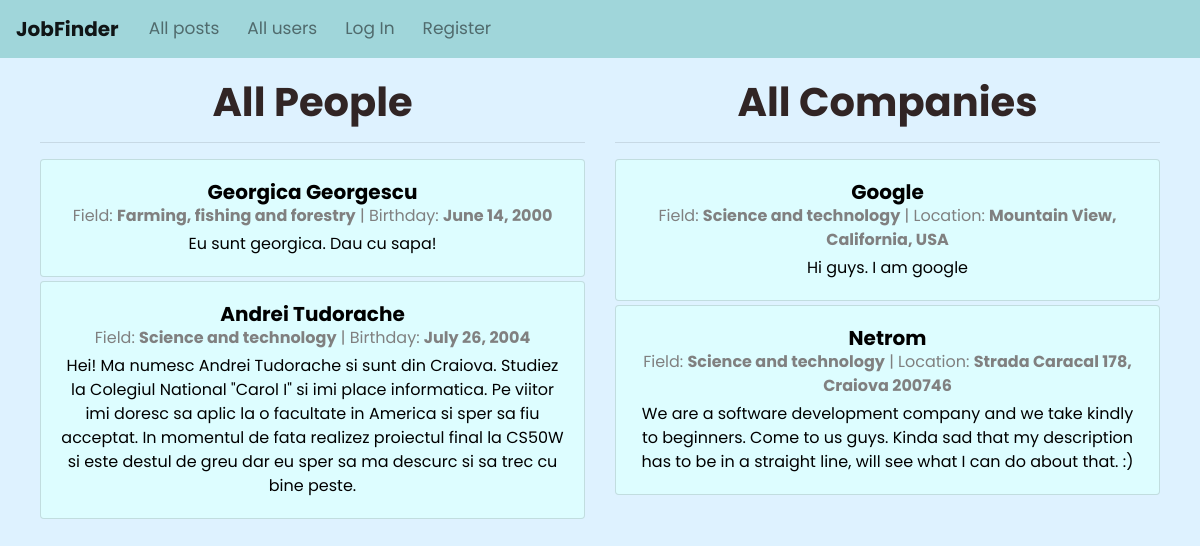
/users/all, run on the app's committed database.
### JobFinderApp/models.py (models this page shows)
class User(AbstractUser):
    description = models.CharField(max_length=500, blank=True, null=True)
    birth_date = models.DateField(blank=True, null=True)
    field = models.CharField(max_length=500, blank=True, null=True)
    is_company = models.BooleanField(default=False)
    location = models.CharField(max_length=100, blank=True, null=True)
    link_to_location = models.CharField(max_length=200, blank=True, null=True)
    class Meta:
        ordering = ['-id']

### JobFinderApp/views.py (the view)
# urls.py: path("users/<field>", views.users, name="users"),
def users(request, field):
    if field != "all":
        return render(request, "JobFinderApp/users.html", {
            'title': field,
            'people': User.objects.filter(field = field, is_company = False),
            'companies': User.objects.filter(field = field, is_company = True)
        })
    else:
        return render(request, "JobFinderApp/users.html", {
            'title': field,
            'people': User.objects.filter(is_company = False),
            'companies': User.objects.filter(is_company = True)
        })

### JobFinderApp/templates/JobFinderApp/users.html (shortened to what this page needs)
{% extends "JobFinderApp/layout.html" %}
{% block body %}
    <div class="container-fluid" style="padding: 20px 40px;">
        <div class="row">
        <div class="col-12 col-lg-6" style="display: inline; text-align: center;">
            <h1 style="color:rgb(49, 37, 37);">
                <strong>
                    {% if title != "all" %}
                        People - {{ title }}
                    {% else %}
                        All People
                    {% endif %}
                </strong>
            </h1>
            <hr>
            {% for person in people %}
                <a href="{% url 'profile' person.username %}" style="text-decoration: none; color: black;">
                <div id="{{ person.id }}" class="card post mb-1">
                    <div class="card-body pb-1">
                        <h5 class="card-title mb-0"><strong>{{ person.first_name }} {{ person.last_name }}</strong></h5>
                        <span style="color: grey;">Field: <strong>{{ person.field }}</strong> | Birthday: <strong>{{ person.birth_date }}</strong></span>
                        <p class="mt-1">{{ person.description }}</p>
                    </div>
                </div>
                </a>
            {% endfor %}
        </div>
        <div class="col-12 col-lg-6" style="display: inline; text-align: center;">
            <h1 style="color:rgb(49, 37, 37);">
                <strong>
                    {% if title != "all" %}
                        Companies - {{ title }}
                    {% else %}
                        All Companies
                    {% endif %}
                </strong>
            </h1>
            <hr>
            {% for company in companies %}
                <a href="{% url 'profile' company.username %}" style="text-decoration: none; color: black;">
                <div class="card post mb-1">
                    <div class="card-body pb-1">
                        <h5 class="card-title mb-0"><strong>{{ company.username }}</strong></h5>
                        <span style="color: grey;">Field: <strong>{{ company.field }}</strong> | Location: <strong>{{ company.location }}</strong></span>
                        <p class="mt-1">{{ company.description }}</p>
                    </div>
                </div>
                </a>
            {% endfor %}
        </div>
        </div>
    </div>
{% endblock %}

### JobFinderApp/static/JobFinderApp/styles.css (style rules this page uses)
.post { background-color: rgb(221, 253, 255); transition: background-color 300ms ease-in; cursor: pointer; }
html, body { margin:0px; height:100%; background: #def2ff; font-family: 'Poppins', sans-serif; }

### data on the page
User: first_name "Georgica", last_name "Georgescu", field "Farming, fishing and forestry", birth_date "June 14, 2000", description "Eu sunt georgica. Dau cu sapa!"
User: first_name "Andrei", last_name "Tudorache", field "Science and technology", birth_date "July 26, 2004", description "Hei! Ma numesc Andrei Tudorache si sunt din Craiova. Studiez la Colegiul National \"Carol I\" si imi place informatica. Pe viitor imi doresc sa aplic la o facultate in America si sper sa fiu acceptat. In momentul de fata realizez proiectul final la CS50W si este destul de greu dar eu sper sa ma descurc si sa trec cu bine peste."
User: username "Google", field "Science and technology", location "Mountain View, California, USA", description "Hi guys. I am google"
User: username "Netrom", field "Science and technology", location "Strada Caracal 178, Craiova 200746", description "We are a software development company and we take kindly to beginners. Come to us guys. Kinda sad that my description has to be in a straight line, will see what I can do about that. :)"
